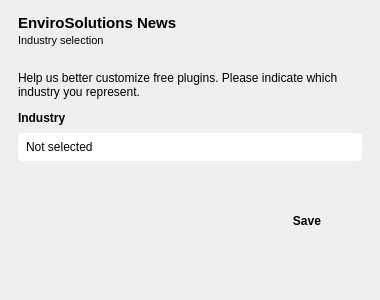
<?xml version="1.0" encoding="UTF-8"?>
<ui version="4.0">
 <class>Dialog</class>
 <widget class="QDialog" name="Dialog">
  <property name="geometry">
   <rect>
    <x>0</x>
    <y>0</y>
    <width>380</width>
    <height>300</height>
   </rect>
  </property>
  <property name="windowTitle">
   <string>EnviroSolutions Updates - Industry Selection</string>
  </property>
  <property name="styleSheet">
   <string notr="true">QLabel#lbl_title { font-size: 15px; font-weight: 700; }
QLabel#lbl_subtitle { font-size: 11px; }
QLabel#lbl_field { font-weight: 700; }
QLabel#lbl_logo { padding: 2px 6px; }
QComboBox { border-radius: 4px; padding: 3px 8px; min-height: 22px; }
QComboBox::drop-down { subcontrol-origin: padding; subcontrol-position: center right; width: 22px; border: none; }
QComboBox::down-arrow { image: url(pv360img:chevron_down.svg); width: 12px; height: 12px; }
QPushButton#pushButton { font-weight: 700; border: none; border-radius: 4px; padding: 5px 16px; }
QPushButton:focus, QComboBox:focus { outline: none; }

QDialog[theme="light"] { background: #ffffff; }
QDialog[theme="light"] QLabel { color: #23282a; }
QDialog[theme="light"] QFrame#header_frame { background: #ffffff; border: none; border-bottom: 2px solid #4c6e4f; }
QDialog[theme="light"] QLabel#lbl_title { color: #3b5a3e; }
QDialog[theme="light"] QLabel#lbl_subtitle { color: #6b7572; }
QDialog[theme="light"] QFrame#footer_frame { background: #f6f8f6; border: none; border-top: 1px solid #d6ded6; }
QDialog[theme="light"] QComboBox { background: #ffffff; color: #23282a; border: 1px solid #b9c7ba; selection-background-color: #4c6e4f; selection-color: #ffffff; }
QDialog[theme="light"] QComboBox:focus, QDialog[theme="light"] QComboBox:on { border: 1px solid #4c6e4f; }
QDialog[theme="light"] QComboBox QAbstractItemView { background: #ffffff; color: #23282a; border: 1px solid #b9c7ba; selection-background-color: #4c6e4f; selection-color: #ffffff; }
QDialog[theme="light"] QPushButton#pushButton { background: #4c6e4f; color: #ffffff; }
QDialog[theme="light"] QPushButton#pushButton:hover { background: #5b8260; }
QDialog[theme="light"] QPushButton#pushButton:pressed { background: #3d5a40; }

QDialog[theme="dark"] { background: #2b2d2e; }
QDialog[theme="dark"] QLabel { color: #e6e9e7; }
QDialog[theme="dark"] QFrame#header_frame { background: #2b2d2e; border: none; border-bottom: 2px solid #5b8260; }
QDialog[theme="dark"] QLabel#lbl_title { color: #a9cfac; }
QDialog[theme="dark"] QLabel#lbl_subtitle { color: #9aa4a0; }
QDialog[theme="dark"] QFrame#footer_frame { background: #303334; border: none; border-top: 1px solid #44494a; }
QDialog[theme="dark"] QComboBox { background: #1f2122; color: #e6e9e7; border: 1px solid #5a6162; selection-background-color: #5b8260; selection-color: #ffffff; }
QDialog[theme="dark"] QComboBox:focus, QDialog[theme="dark"] QComboBox:on { border: 1px solid #6f9c73; }
QDialog[theme="dark"] QComboBox QAbstractItemView { background: #1f2122; color: #e6e9e7; border: 1px solid #5a6162; selection-background-color: #5b8260; selection-color: #ffffff; }
QDialog[theme="dark"] QPushButton#pushButton { background: #5b8260; color: #ffffff; }
QDialog[theme="dark"] QPushButton#pushButton:hover { background: #6f9c73; }
QDialog[theme="dark"] QPushButton#pushButton:pressed { background: #4c6e4f; }</string>
  </property>
  <property name="theme" stdset="0">
   <string notr="true">light</string>
  </property>
  <layout class="QVBoxLayout" name="verticalLayout_root" stretch="0,1,0">
   <property name="spacing">
    <number>0</number>
   </property>
   <property name="leftMargin">
    <number>0</number>
   </property>
   <property name="topMargin">
    <number>0</number>
   </property>
   <property name="rightMargin">
    <number>0</number>
   </property>
   <property name="bottomMargin">
    <number>0</number>
   </property>
   <item>
    <widget class="QFrame" name="header_frame">
     <layout class="QVBoxLayout" name="verticalLayout_header">
      <property name="spacing">
       <number>2</number>
      </property>
      <property name="leftMargin">
       <number>18</number>
      </property>
      <property name="topMargin">
       <number>14</number>
      </property>
      <property name="rightMargin">
       <number>18</number>
      </property>
      <property name="bottomMargin">
       <number>10</number>
      </property>
      <item>
       <widget class="QLabel" name="lbl_title">
        <property name="text">
         <string>EnviroSolutions News</string>
        </property>
       </widget>
      </item>
      <item>
       <widget class="QLabel" name="lbl_subtitle">
        <property name="text">
         <string>Industry selection</string>
        </property>
       </widget>
      </item>
     </layout>
    </widget>
   </item>
   <item>
    <layout class="QVBoxLayout" name="verticalLayout_body">
     <property name="spacing">
      <number>8</number>
     </property>
     <property name="leftMargin">
      <number>18</number>
     </property>
     <property name="topMargin">
      <number>14</number>
     </property>
     <property name="rightMargin">
      <number>18</number>
     </property>
     <property name="bottomMargin">
      <number>16</number>
     </property>
     <item>
      <widget class="QLabel" name="label">
       <property name="text">
        <string>Help us better customize free plugins. Please indicate which industry you represent.</string>
       </property>
       <property name="wordWrap">
        <bool>true</bool>
       </property>
      </widget>
     </item>
     <item>
      <spacer name="verticalSpacer_body">
       <property name="orientation">
        <enum>Qt::Vertical</enum>
       </property>
       <property name="sizeType">
        <enum>QSizePolicy::Fixed</enum>
       </property>
       <property name="sizeHint" stdset="0">
        <size>
         <width>10</width>
         <height>4</height>
        </size>
       </property>
      </spacer>
     </item>
     <item>
      <widget class="QLabel" name="lbl_field">
       <property name="text">
        <string>Industry</string>
       </property>
      </widget>
     </item>
     <item>
      <widget class="QComboBox" name="comboBox">
       <property name="minimumSize">
        <size>
         <width>0</width>
         <height>30</height>
        </size>
       </property>
       <property name="maxVisibleItems">
        <number>17</number>
       </property>
       <property name="editable">
        <bool>false</bool>
       </property>
       <item>
        <property name="text">
         <string>Not selected</string>
        </property>
       </item>
       <item>
        <property name="text">
         <string>Energy / Renewable Energy</string>
        </property>
       </item>
       <item>
        <property name="text">
         <string>Public Administration</string>
        </property>
       </item>
       <item>
        <property name="text">
         <string>Transport/Infrastructure</string>
        </property>
       </item>
       <item>
        <property name="text">
         <string>Planning/Surveying/Geodesy</string>
        </property>
       </item>
       <item>
        <property name="text">
         <string>Water and Wastewater</string>
        </property>
       </item>
       <item>
        <property name="text">
         <string>Environment</string>
        </property>
       </item>
       <item>
        <property name="text">
         <string>Agriculture/Forestry</string>
        </property>
       </item>
       <item>
        <property name="text">
         <string>Telecommunications</string>
        </property>
       </item>
       <item>
        <property name="text">
         <string>Education</string>
        </property>
       </item>
       <item>
        <property name="text">
         <string>Other</string>
        </property>
       </item>
       <item>
        <property name="text">
         <string>IT</string>
        </property>
       </item>
       <item>
        <property name="text">
         <string>Real Estate</string>
        </property>
       </item>
      </widget>
     </item>
     <item>
      <spacer name="verticalSpacer_bottom">
       <property name="orientation">
        <enum>Qt::Vertical</enum>
       </property>
       <property name="sizeHint" stdset="0">
        <size>
         <width>10</width>
         <height>10</height>
        </size>
       </property>
      </spacer>
     </item>
     <item>
      <layout class="QHBoxLayout" name="horizontalLayout_buttons">
       <item>
        <spacer name="horizontalSpacer_buttons">
         <property name="orientation">
          <enum>Qt::Horizontal</enum>
         </property>
         <property name="sizeHint" stdset="0">
          <size>
           <width>40</width>
           <height>10</height>
          </size>
         </property>
        </spacer>
       </item>
       <item>
        <widget class="QPushButton" name="pushButton">
         <property name="minimumSize">
          <size>
           <width>110</width>
           <height>30</height>
          </size>
         </property>
         <property name="cursor">
          <cursorShape>PointingHandCursor</cursorShape>
         </property>
         <property name="text">
          <string>Save</string>
         </property>
         <property name="default">
          <bool>true</bool>
         </property>
        </widget>
       </item>
      </layout>
     </item>
    </layout>
   </item>
   <item>
    <widget class="QFrame" name="footer_frame">
     <layout class="QHBoxLayout" name="horizontalLayout_footer">
      <property name="leftMargin">
       <number>12</number>
      </property>
      <property name="topMargin">
       <number>6</number>
      </property>
      <property name="rightMargin">
       <number>12</number>
      </property>
      <property name="bottomMargin">
       <number>6</number>
      </property>
      <item>
       <widget class="QLabel" name="lbl_logo">
        <property name="minimumSize">
         <size>
          <width>160</width>
          <height>36</height>
         </size>
        </property>
        <property name="alignment">
         <set>Qt::AlignCenter</set>
        </property>
       </widget>
      </item>
     </layout>
    </widget>
   </item>
  </layout>
 </widget>
 <tabstops>
  <tabstop>comboBox</tabstop>
  <tabstop>pushButton</tabstop>
 </tabstops>
 <resources/>
 <connections/>
</ui>
